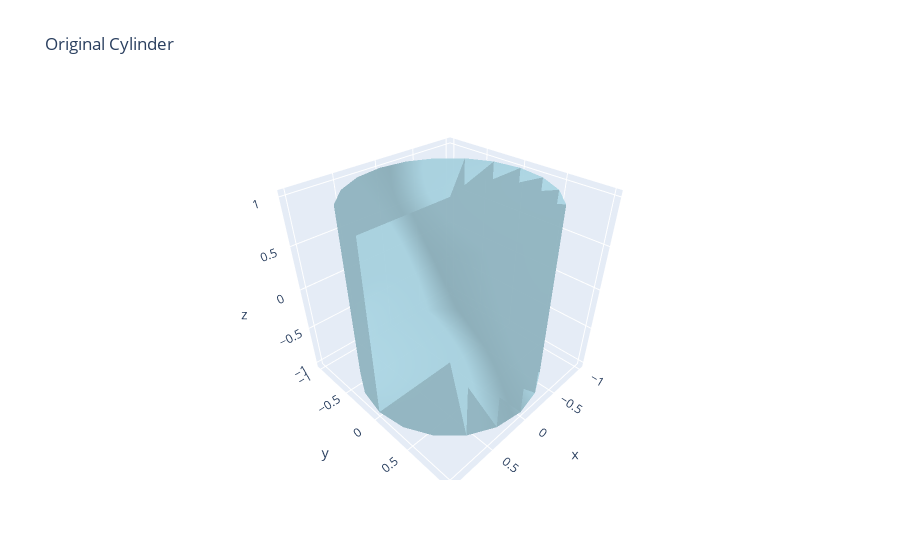

This figure's notebook cell:
### Markdown cell above
## Create and Visualize Cylinder

### Code cell
# Create a cylinder mesh
cylinder = create_cylinder_mesh(radius=1.0, length=2.0, resolution=20)

print(f"Cylinder properties:")
print(f"  Volume: {cylinder.volume:.3f}")
print(f"  Surface area: {cylinder.area:.3f}")
print(f"  Z-bounds: {cylinder.bounds[:, 2]}")

# Visualize the original cylinder
fig = visualize_mesh_3d(cylinder, title="Original Cylinder", backend="plotly")
fig.show()

### Figure 1 — Plotly figure (JSON) as saved in the notebook; plotly's stock layout.template omitted (floating-point values rounded to 4 significant figures)
{"data": [{"color": "lightblue", "i": [1, 1, 2, 2, 4, 4, 5, 5, 6, 6, 7, 7, 8, 8, 9, 9, 10, 10, 11, 11, 12, 12, 13, 13, 14, 14, 15, 15, 16, 16, 17, 17, 18, 18, 19, 19, 20, 20, 21, 21, 22, 22, 23, 23, 24, 24, 25, 25, 26, 26, 27, 27, 28, 28, 29, 29, 30, 30, 31, 31, 32, 32, 33, 33, 34, 34, 35, 35, 36, 36, 37, 37, 38, 38, 39, 39, 40, 40, 41, 41], "j": [0, 4, 4, 5, 0, 6, 6, 7, 0, 8, 8, 9, 0, 10, 10, 11, 0, 12, 12, 13, 0, 14, 14, 15, 0, 16, 16, 17, 0, 18, 18, 19, 0, 20, 20, 21, 0, 22, 22, 23, 0, 24, 24, 25, 0, 26, 26, 27, 0, 28, 28, 29, 0, 30, 30, 31, 0, 32, 32, 33, 0, 34, 34, 35, 0, 36, 36, 37, 0, 38, 38, 39, 0, 40, 40, 41, 0, 1, 1, 2], "k": [4, 2, 5, 3, 6, 5, 7, 3, 8, 7, 9, 3, 10, 9, 11, 3, 12, 11, 13, 3, 14, 13, 15, 3, 16, 15, 17, 3, 18, 17, 19, 3, 20, 19, 21, 3, 22, 21, 23, 3, 24, 23, 25, 3, 26, 25, 27, 3, 28, 27, 29, 3, 30, 29, 31, 3, 32, 31, 33, 3, 34, 33, 35, 3, 36, 35, 37, 3, 38, 37, 39, 3, 40, 39, 41, 3, 1, 41, 2, 3], "name": "Mesh", "opacity": 0.8, "type": "mesh3d", "x": [0.0, 1.0, 1.0, 0.0, 0.9511, 0.9511, 0.809, 0.809, 0.5878, 0.5878, 0.309, 0.309, 6.123e-17, 6.123e-17, -0.309, -0.309, -0.5878, -0.5878, -0.809, -0.809, -0.9511, -0.9511, -1.0, -1.0, -0.9511, -0.9511, -0.809, -0.809, -0.5878, -0.5878, -0.309, -0.309, -1.837e-16, -1.837e-16, 0.309, 0.309, 0.5878, 0.5878, 0.809, 0.809, 0.9511, 0.9511], "y": [0.0, 0.0, 0.0, 0.0, 0.309, 0.309, 0.5878, 0.5878, 0.809, 0.809, 0.9511, 0.9511, 1.0, 1.0, 0.9511, 0.9511, 0.809, 0.809, 0.5878, 0.5878, 0.309, 0.309, 1.225e-16, 1.225e-16, -0.309, -0.309, -0.5878, -0.5878, -0.809, -0.809, -0.9511, -0.9511, -1.0, -1.0, -0.9511, -0.9511, -0.809, -0.809, -0.5878, -0.5878, -0.309, -0.309], "z": [-1.0, -1.0, 1.0, 1.0, -1.0, 1.0, -1.0, 1.0, -1.0, 1.0, -1.0, 1.0, -1.0, 1.0, -1.0, 1.0, -1.0, 1.0, -1.0, 1.0, -1.0, 1.0, -1.0, 1.0, -1.0, 1.0, -1.0, 1.0, -1.0, 1.0, -1.0, 1.0, -1.0, 1.0, -1.0, 1.0, -1.0, 1.0, -1.0, 1.0, -1.0, 1.0]}], "layout": {"scene": {"aspectmode": "data", "xaxis": {"visible": true}, "yaxis": {"visible": true}, "zaxis": {"visible": true}}, "title": {"text": "Original Cylinder"}}}
